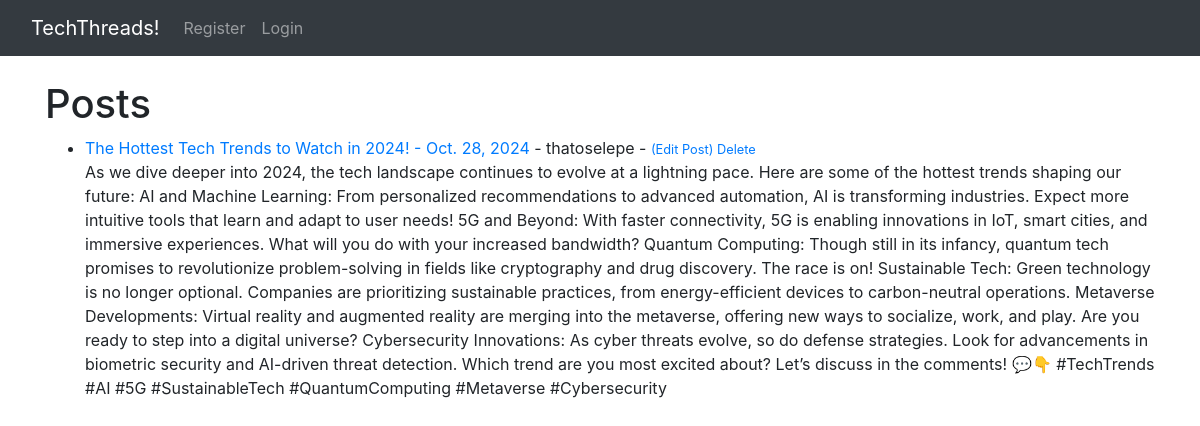
The page / on the database its author committed.
### myblog/models.py (models this page shows, shortened)
class Post(models.Model):
    title = models.CharField(max_length=150)
    title_tag = models.CharField(max_length=150)
    author = models.ForeignKey(User, on_delete=models.CASCADE)
    body = models.TextField()
    post_date = models.DateField(auto_now_add= True)

### myblog/views.py (the view)
# urls.py: path('', HomeView.as_view(), name= 'home'),
class HomeView(ListView):
    model = Post
    template_name = 'home.html'
    ordering = ['-post_date']

### myblog/templates/home.html
{% extends "base.html" %}
{% block content %}
<h1>Posts</h1>
<ul>
{% for post in object_list %}
    <li><a href="{% url 'articles_detail' post.pk %}">{{ post.title }} - {{ post.post_date }} </a> - {{ post.author }}
        - <small><a href="{% url 'update_post' post.pk %}">(Edit Post)</a>
            <a href="{% url 'delete_post' post.pk %}">Delete</a>
        </small><br/>
    {{ post.body }}</li>
{% endfor%}
</ul>
{% endblock  %}

### rows shown on the page
Post: title "The Hottest Tech Trends to Watch in 2024!", post_date "Oct. 28, 2024", author "thatoselepe", body "As we dive deeper into 2024, the tech landscape continues to evolve at a lightning pace. Here are some of the hottest trends shaping our future: AI and Machine Learning: From personalized recommendations to advanced automation, AI is transforming industries. Expect more intuitive tools that learn and adapt to user needs! 5G and Beyond: With faster connectivity, 5G is enabling innovations in IoT, smart cities, and immersive experiences. What will you do with your increased bandwidth? Quantum Computing: Though still in its infancy, quantum tech promises to revolutionize problem-solving in fields like cryptography and drug discovery. The race is on! Sustainable Tech: Green technology is no…"
